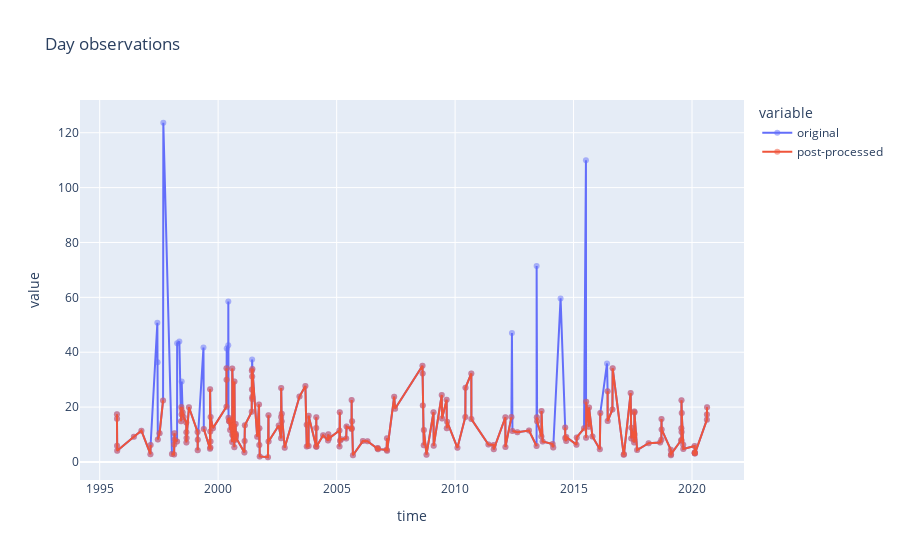

The notebook cell this image was saved under:
### Markdown cell above
## NIGHT

### Code cell
pd.DataFrame(
    {
        "original": data.night.mean(["latitude", "longitude", "layer"]).dropna("time").to_series(),
        "post-processed": new_data.night.mean(["latitude", "longitude", "layer"]).dropna("time").to_series(),
    }
).plot(title="Day observations", kind="scatter", opacity=0.5).update_traces(mode="lines+markers")

### Figure 1 — Plotly figure (JSON) as saved in the notebook; plotly's stock layout.template omitted (floating-point values rounded to 4 significant figures; data arrays with more than 128 entries replaced by an {"elided": "..."} marker saying what was removed)
{"data": [{"hovertemplate": "variable=original<br>time=%{x}<br>value=%{y}<extra></extra>", "legendgroup": "original", "marker": {"color": "#636efa", "opacity": 0.5, "symbol": "circle"}, "mode": "lines+markers", "name": "original", "orientation": "v", "showlegend": true, "type": "scatter", "x": {"elided": "226 str values"}, "xaxis": "x", "y": {"elided": "226 float values"}, "yaxis": "y"}, {"hovertemplate": "variable=post-processed<br>time=%{x}<br>value=%{y}<extra></extra>", "legendgroup": "post-processed", "marker": {"color": "#EF553B", "opacity": 0.5, "symbol": "circle"}, "mode": "lines+markers", "name": "post-processed", "orientation": "v", "showlegend": true, "type": "scatter", "x": {"elided": "226 str values"}, "xaxis": "x", "y": {"elided": "226 float values"}, "yaxis": "y"}], "layout": {"legend": {"title": {"text": "variable"}, "tracegroupgap": 0}, "title": {"text": "Day observations"}, "xaxis": {"anchor": "y", "domain": [0, 1], "title": {"text": "time"}}, "yaxis": {"anchor": "x", "domain": [0, 1], "title": {"text": "value"}}}}
